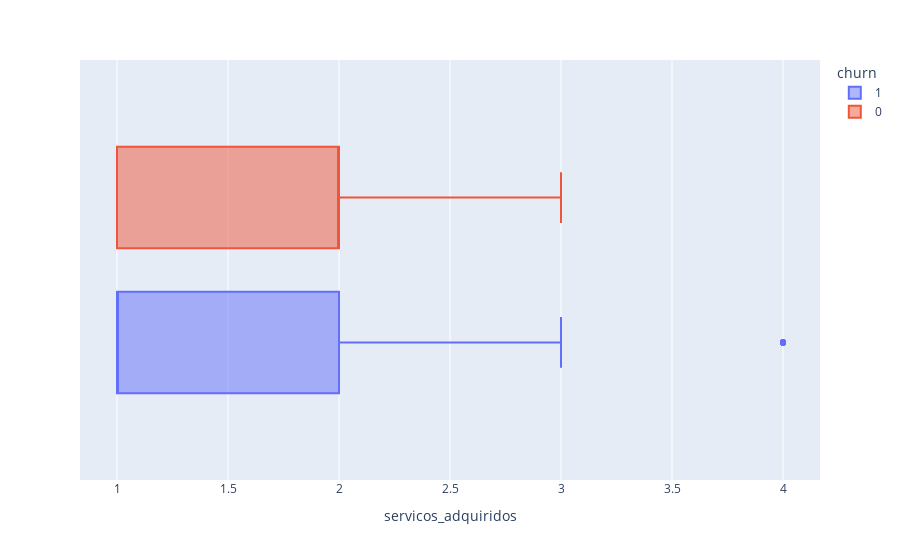

The code cell stored with this chart in its notebook:
### Code cell
px.box(dados, x='servicos_adquiridos', color='churn')

### Figure 1 — Plotly figure (JSON) as saved in the notebook; plotly's stock layout.template omitted (floating-point values rounded to 4 significant figures; data arrays with more than 128 entries replaced by an {"elided": "..."} marker saying what was removed)
{"data": [{"alignmentgroup": "True", "hovertemplate": "churn=1<br>servicos_adquiridos=%{x}<extra></extra>", "legendgroup": "1", "marker": {"color": "#636efa"}, "name": "1", "notched": false, "offsetgroup": "1", "orientation": "h", "showlegend": true, "type": "box", "x": {"elided": "2037 int values"}, "x0": " ", "xaxis": "x", "y0": " ", "yaxis": "y"}, {"alignmentgroup": "True", "hovertemplate": "churn=0<br>servicos_adquiridos=%{x}<extra></extra>", "legendgroup": "0", "marker": {"color": "#EF553B"}, "name": "0", "notched": false, "offsetgroup": "0", "orientation": "h", "showlegend": true, "type": "box", "x": {"elided": "7963 int values"}, "x0": " ", "xaxis": "x", "y0": " ", "yaxis": "y"}], "layout": {"boxmode": "group", "legend": {"title": {"text": "churn"}, "tracegroupgap": 0}, "margin": {"t": 60}, "xaxis": {"anchor": "y", "domain": [0, 1], "title": {"text": "servicos_adquiridos"}}, "yaxis": {"anchor": "x", "domain": [0, 1]}}}
